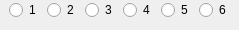
                              <widget class="QWidget" name="flvTracks">
                               <widget class="QWidget" name="horizontalLayoutWidget">
                                <property name="geometry">
                                 <rect>
                                  <x>9</x>
                                  <y>0</y>
                                  <width>221</width>
                                  <height>21</height>
                                 </rect>
                                </property>
                                <layout class="QHBoxLayout" name="horizontalLayout_24">
                                 <item>
                                  <widget class="QRadioButton" name="flvTrack1">
                                   <property name="text">
                                    <string>1</string>
                                   </property>
                                  </widget>
                                 </item>
                                 <item>
                                  <widget class="QRadioButton" name="flvTrack2">
                                   <property name="text">
                                    <string>2</string>
                                   </property>
                                  </widget>
                                 </item>
                                 <item>
                                  <widget class="QRadioButton" name="flvTrack3">
                                   <property name="text">
                                    <string>3</string>
                                   </property>
                                  </widget>
                                 </item>
                                 <item>
                                  <widget class="QRadioButton" name="flvTrack4">
                                   <property name="text">
                                    <string>4</string>
                                   </property>
                                  </widget>
                                 </item>
                                 <item>
                                  <widget class="QRadioButton" name="flvTrack5">
                                   <property name="text">
                                    <string>5</string>
                                   </property>
                                  </widget>
                                 </item>
                                 <item>
                                  <widget class="QRadioButton" name="flvTrack6">
                                   <property name="text">
                                    <string>6</string>
                                   </property>
                                  </widget>
                                 </item>
                                </layout>
                               </widget>
                              </widget>
